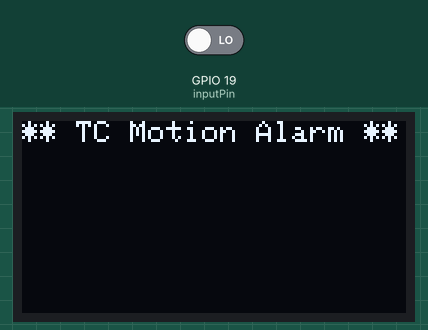
Simulated run of this sketch. Board: ESP32. Shown: 128×64 one-colour display. The inputs (shaded band) are chosen by the test bench; at power-on: GPIO 19 (inputPin) LOW. WiFi joins after 1.5 s; servers stay silent unless stated; what the sketch prints to the serial monitor is not drawn.

Above: at 2.8 s.
2.9 s: GPIO 19 (inputPin) driven HIGH
At 4.1 s:
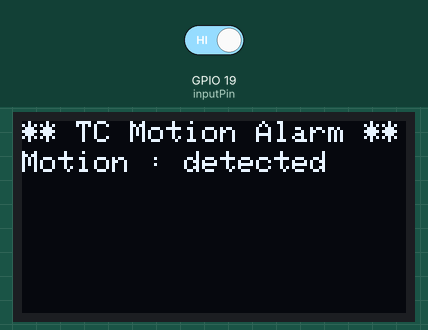
4.4 s: GPIO 19 (inputPin) driven LOW
At 5.5 s:
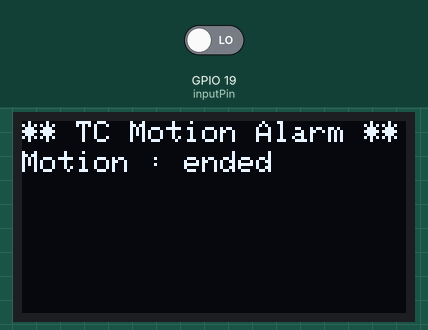
5.9 s: GPIO 19 (inputPin) driven HIGH
At 6.7 s:
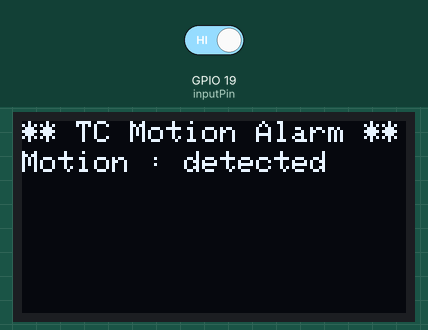
Timing chart, 0 to 8.9 s (numbered marks = the images above; inputs shaded):
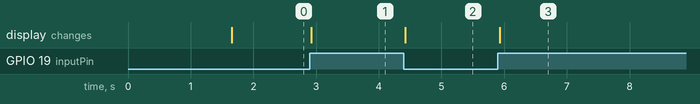

The sketch:

lilygoHumanAlarmLine.ino
```cpp
#include <Wire.h>
#include <Adafruit_GFX.h>
#include <Adafruit_SSD1306.h>
#include <TridentTD_LineNotify.h>

#define SSID        "Guitar-2.4"                                     //ใส่ ชื่อ Wifi ที่จะเชื่อมต่อ
#define PASSWORD    "AAAAABBBB1"                                   //ใส่ รหัส Wifi
#define LINE_TOKEN  "GV9rF1DbQMChekhqzMtd0XZzPwvFS79Lx4L9sNHAlyN" //ใส่ รหัส TOKEN ที่ได้มาจากข้างบน
#define OLED_RESET 16

Adafruit_SSD1306 display(OLED_RESET);

int inputPin = 19;               // choose the input pin (for PIR sensor)
int pirState = LOW;             // we start, assuming no motion detected
int val = 0;                    // variable for reading the pin status
String motion;

void setup() {
  Serial.begin(115200); Serial.println();
  Serial.println(LINE.getVersion());

  WiFi.begin(SSID, PASSWORD);
  Serial.printf("WiFi connecting to %s\n",  SSID);
  while (WiFi.status() != WL_CONNECTED) {
    Serial.print(".");
    delay(400);
  }
  Serial.printf("\nWiFi connected\nIP : ");
  Serial.println(WiFi.localIP());

  // กำหนด Line Token
  LINE.setToken(LINE_TOKEN);

  pinMode(inputPin, INPUT);     // declare sensor as input

  display.begin(SSD1306_SWITCHCAPVCC, 0x3c); //สั่งให้จอ OLED เริ่มทำงานที่ Address 0x3C
  display.clearDisplay(); // ลบภาพในหน้าจอทั้งหมด
  display.setTextSize(1); // กำหนดขนาดตัวอักษร
  display.setTextColor(WHITE);
  display.setCursor(0,0); // กำหนดตำแหน่ง x,y ที่จะแสดงผล
  display.println("** TC Motion Alarm **");
//  display.setCursor(0,10);
//  display.setTextSize(2);
//  display.setTextColor(BLACK, WHITE); //กำหนดข้อความสีขาว ฉากหลังสีดำ
//  display.println(" Myarduino");
//  display.setCursor(0,32);
//  display.setTextSize(1);
//  display.setTextColor(WHITE);
//  display.println("128 x 64 Pixels 0.96");
//  display.setCursor(0,48);
//  display.setTextSize(1);
//  display.setTextColor(WHITE);
//  display.println(" www.myarduino.net "); // แสดงผลข้อความ www.Myarduino.net
  display.display();
}

void show(String message) {
// text display tests
  display.setTextSize(1);
  display.setTextColor(WHITE);
  display.setCursor(0,0); // กำหนดตำแหน่ง x,y ที่จะแสดงผล
  display.println("** TC Motion Alarm **");
  display.setCursor(0,10);
  display.print("Motion : ");
  display.print(message);
  display.display();
  display.clearDisplay();
}

void loop() {
  val = digitalRead(inputPin);  // read input value
  if (val == HIGH) {            // check if the input is HIGH
    //digitalWrite(ledPin, HIGH);  // turn LED ON
    if (pirState == LOW) {
      // we have just turned on
      Serial.println("Motion detected!");
      motion = "detected";
      show(motion);
      LINE.notify("ในรถมีการเคลื่อนไหว");
      // We only want to print on the output change, not state
      pirState = HIGH;
    }
  } else {
    //digitalWrite(ledPin, LOW); // turn LED OFF
    if (pirState == HIGH) {
      // we have just turned of
      Serial.println("Motion ended!");
      motion = "ended";
      show(motion);
      // We only want to print on the output change, not state
      pirState = LOW;
    }
  }
}
```

Measured:
- after the input at 2.9 s, the display: changes at once (image 1)
- after the input at 4.4 s, the display: changes at once (image 2)
- after the input at 5.9 s, the display: changes at once (image 3)
